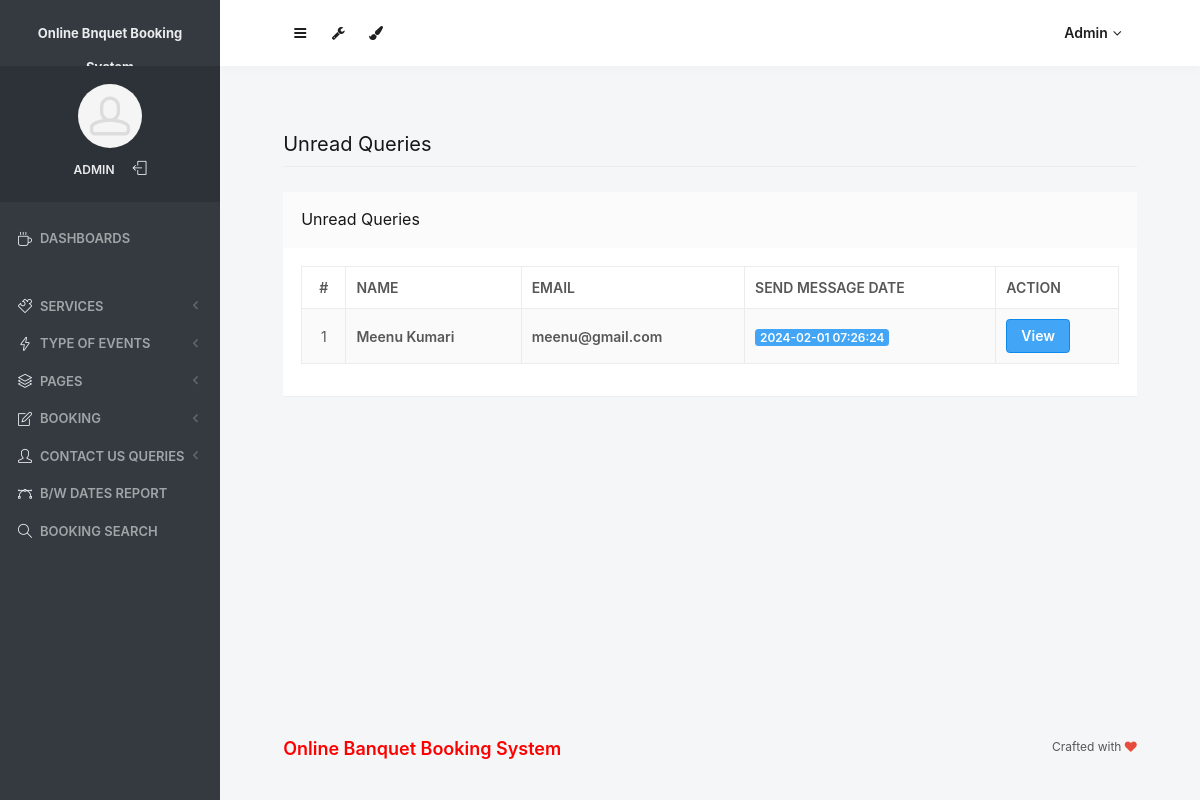
The app's page /obbs/admin/unread-queries.php (signed in) with its own data.
### tables this page shows
CREATE TABLE `tblcontact` (
  `ID` int(10) NOT NULL,
  `Name` varchar(200) DEFAULT NULL,
  `Email` varchar(200) DEFAULT NULL,
  `Message` mediumtext DEFAULT NULL,
  `EnquiryDate` timestamp NOT NULL DEFAULT current_timestamp(),
  `IsRead` int(5) DEFAULT NULL
);

### obbs/admin/unread-queries.php (the view, shortened to what this page needs)
<?php
include('includes/dbconnection.php');
if (strlen($_SESSION['odmsaid']==0)) {
  header('location:logout.php');
  } else{
  ?>
<!doctype html>
<html lang="en" class="no-focus">
    <head>
        <link rel="stylesheet" href="assets/js/plugins/datatables/dataTables.bootstrap4.min.css">
        <link rel="stylesheet" id="css-main" href="assets/css/codebase.min.css">
    </head>
    <body>
        <div id="page-container" class="sidebar-o sidebar-inverse side-scroll page-header-fixed main-content-narrow">
           <?php include_once('includes/sidebar.php');?>
          <?php include_once('includes/header.php');?>
            <main id="main-container">
                <div class="content">
                    <h2 class="content-heading">Unread Queries</h2>
                    <div class="block">
                        <div class="block-header block-header-default">
                            <h3 class="block-title">Unread Queries</h3>
                        </div>
                        <div class="block-content block-content-full">
                            <table class="table table-bordered table-striped table-vcenter js-dataTable-full-pagination">
                                <thead>
                                    <tr>
                                        <th class="text-center">#</th>
                                        <th class="d-none d-sm-table-cell">Name</th>
                                        <th class="d-none d-sm-table-cell">Email</th>
                                        <th class="d-none d-sm-table-cell">Send Message Date</th>
                                        <th class="d-none d-sm-table-cell" style="width: 15%;">Action</th>
                                       </tr>
                                </thead>
                                <tbody>
                                    <?php
$sql="SELECT * from tblcontact where IsRead is null";
$query = $dbh -> prepare($sql);
$query->execute();
$results=$query->fetchAll(PDO::FETCH_OBJ);
$cnt=1;
if($query->rowCount() > 0)
{
foreach($results as $row)
{               ?>
                                    <tr>
                                        <td class="text-center"><?php echo htmlentities($cnt);?></td>
                                        <td class="font-w600"><?php  echo htmlentities($row->Name);?></td>
                                        <td class="font-w600"><?php  echo htmlentities($row->Email);?></td>
                                        <td class="font-w600">
                                            <span class="badge badge-primary"><?php  echo htmlentities($row->EnquiryDate);?></span>
                                        </td>
                                         <td class="d-none d-sm-table-cell"><a href="view-user-queries.php?viewid=<?php echo htmlentities ($row->ID);?>" class="btn btn-primary">View</a></td>
                                    </tr>
                                <?php $cnt=$cnt+1;}} ?>
                                </tbody>
                            </table>
                        </div>
                    </div>
                </div>
            </main>
           <?php include_once('includes/footer.php');?>
        </div>
    </body>
</html>
<?php }  ?>

### obbs/admin/includes/sidebar.php (shortened to what this page needs)
     <?php
include('includes/dbconnection.php');
if (strlen($_SESSION['odmsaid']==0)) {
  header('location:logout.php');
  } else{
  ?>
   <nav id="sidebar">
                <div id="sidebar-scroll">
                    <div class="sidebar-content">
                        <div class="content-header content-header-fullrow px-15">
                            <div class="content-header-section text-center align-parent sidebar-mini-hidden">
                                <div class="content-header-item">
                                    <a class="link-effect font-w700" href="dashboard.php">
                                        <span class="font-size-sm text-dual-primary-dark">Online Bnquet Booking System</span>
                                    </a>
                                </div>
                            </div>
                        </div>
                        <div class="content-side content-side-full content-side-user px-10 align-parent">
                            <div class="sidebar-mini-hidden-b text-center">
                                <a class="img-link" href="dashboard.php">
                                    <img class="img-avatar" src="assets/img/avatars/avatar15.jpg" alt="">
                                </a>
                                <ul class="list-inline mt-10">
                                    <?php
$aid=$_SESSION['odmsaid'];
$sql="SELECT AdminName from  tbladmin where ID=:aid";
$query = $dbh -> prepare($sql);
$query->bindParam(':aid',$aid,PDO::PARAM_STR);
$query->execute();
$results=$query->fetchAll(PDO::FETCH_OBJ);
$cnt=1;
if($query->rowCount() > 0)
{
foreach($results as $row)
{               ?>
                                    <li class="list-inline-item">
                                        <a class="link-effect text-dual-primary-dark font-size-xs font-w600 text-uppercase" href="admin-profile.php"><?php  echo $row->AdminName;?></a>
                                    </li><?php $cnt=$cnt+1;}} ?>
                                    <li class="list-inline-item">
                                        <a class="link-effect text-dual-primary-dark" href="logout.php">
                                            <i class="si si-logout"></i>
                                        </a>
                                    </li>
                                </ul>
                            </div>
                        </div>
                        <div class="content-side content-side-full">
                            <ul class="nav-main">
                                <li class="open">
                                    <a href="dashboard.php"><i class="si si-cup"></i><span class="sidebar-mini-hide">Dashboards</span></a>
                                </li>
                                <li class="nav-main-heading"><span class="sidebar-mini-visible">UI</span><span class="sidebar-mini-hidden"></span></li>
                                <li>
                                    <a class="nav-submenu" data-toggle="nav-submenu"><i class="si si-puzzle"></i><span class="sidebar-mini-hide"></span>Services</a>
                                </li>
                                <li>
                                    <a class="nav-submenu" data-toggle="nav-submenu" href="#"><i class="si si-energy"></i><span class="sidebar-mini-hide">Type of Events</span></a>
                                </li>
                                <li>
                                    <a class="nav-submenu" data-toggle="nav-submenu" href="#"><i class="si si-layers"></i><span class="sidebar-mini-hide">Pages</span></a>
                                </li>
                                <li>
                                    <a class="nav-submenu" data-toggle="nav-submenu" href="#"><i class="si si-note"></i><span class="sidebar-mini-hide">Booking</span></a>
                                </li>
                                <li>
                                    <a class="nav-submenu" data-toggle="nav-submenu" href="#"><i class="si si-user"></i><span class="sidebar-mini-hide">Contact Us Queries</span></a>
                                </li>
                                <li>
                                    <a  href="between-dates-report.php"><i class="si si-vector"></i><span class="sidebar-mini-hide">B/w Dates Report</span></a>
                                </li>
                     <li>
                                    <a href="booking-search.php"><i class="si si-magnifier"></i><span class="sidebar-mini-hide">Booking Search</span></a>
                                </li>
                            </ul>
                        </div>
                    </div>
                </div>
            </nav>
           <?php }  ?>

### obbs/admin/includes/header.php (shortened to what this page needs)
   <?php
include('includes/dbconnection.php');
if (strlen($_SESSION['odmsaid']==0)) {
  header('location:logout.php');
  } else{
  ?>
            <header id="page-header">
                <div class="content-header">
                    <div class="content-header-section">
                        <button type="button" class="btn btn-circle btn-dual-secondary" data-toggle="layout" data-action="sidebar_toggle">
                            <i class="fa fa-navicon"></i>
                        </button>
                        <div class="btn-group" role="group">
                            <button type="button" class="btn btn-circle btn-dual-secondary" id="page-header-options-dropdown" data-toggle="dropdown" aria-haspopup="true" aria-expanded="false">
                                <i class="fa fa-wrench"></i>
                            </button>
                        </div>
                        <div class="btn-group" role="group">
                            <button type="button" class="btn btn-circle btn-dual-secondary" id="page-header-themes-dropdown" data-toggle="dropdown" aria-haspopup="true" aria-expanded="false">
                                <i class="fa fa-paint-brush"></i>
                            </button>
                        </div>
                    </div>
                    <div class="content-header-section">
                        <div class="btn-group" role="group">
                            <?php
$aid=$_SESSION['odmsaid'];
$sql="SELECT AdminName from  tbladmin where ID=:aid";
$query = $dbh -> prepare($sql);
$query->bindParam(':aid',$aid,PDO::PARAM_STR);
$query->execute();
$results=$query->fetchAll(PDO::FETCH_OBJ);
$cnt=1;
if($query->rowCount() > 0)
{
foreach($results as $row)
{               ?>
                            <button type="button" class="btn btn-rounded btn-dual-secondary" id="page-header-user-dropdown" data-toggle="dropdown" aria-haspopup="true" aria-expanded="false">
                                <?php  echo $row->AdminName;?><i class="fa fa-angle-down ml-5"></i>
                            </button>
                            <?php $cnt=$cnt+1;}} ?>
                        </div>
                    </div>
                </div>
            </header>
            <?php }  ?>

### records on screen
tblcontact: Name "Meenu Kumari", Email "meenu@gmail.com", EnquiryDate "2024-02-01 07:26:24"

### other values on screen
$row->AdminName "ADMIN"
$row->AdminName "Admin"
